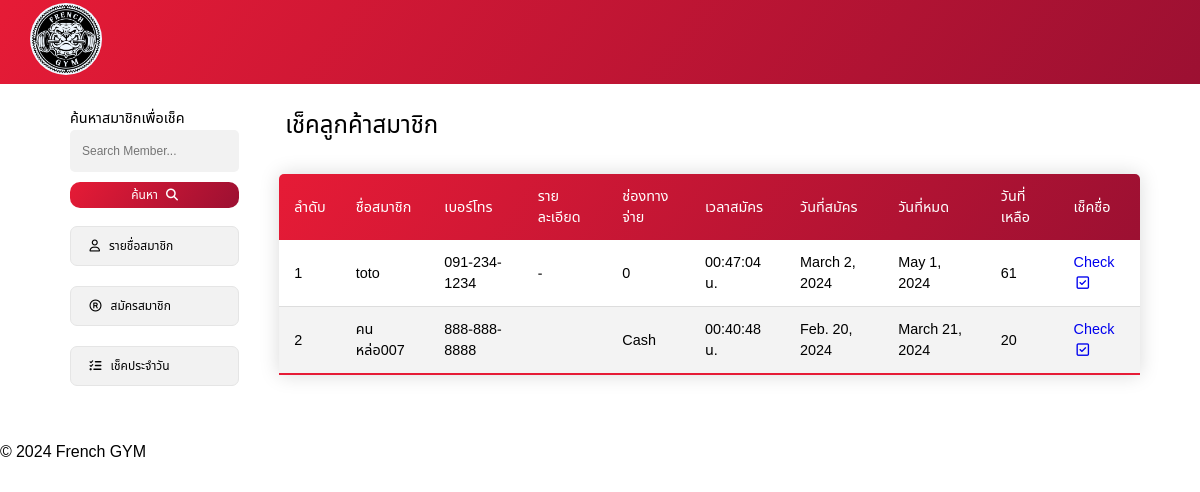
The page /check_member/ on the database as committed earlier.
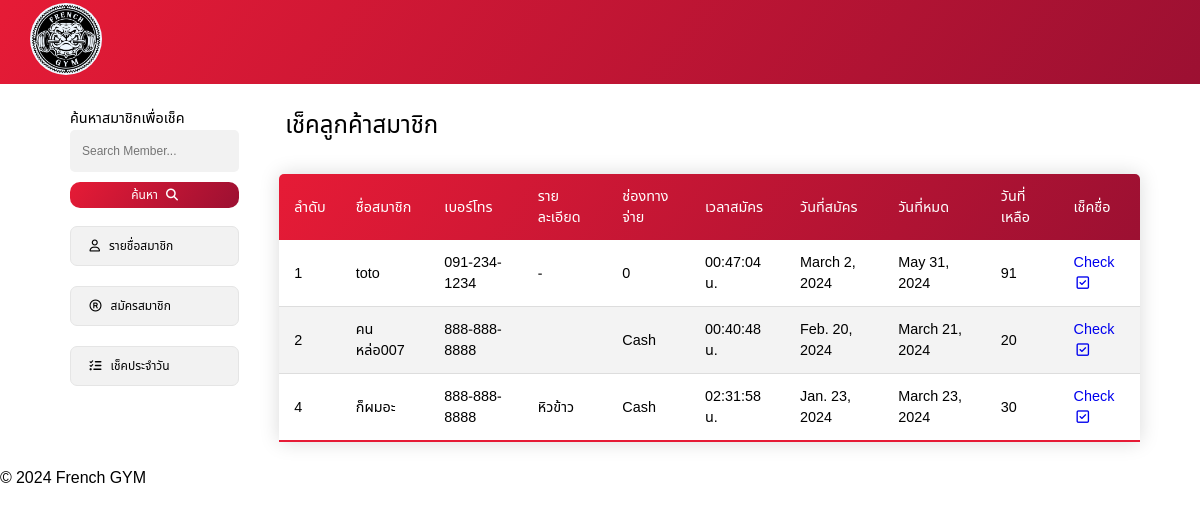
The same page on the database as committed later.
### membership/models.py (models this page shows, shortened)
class Register(models.Model):
    reg_id = models.AutoField(primary_key=True)
    name = models.CharField(max_length=100)
    tel = models.CharField(max_length=20)
    des = models.TextField()
    pay = models.CharField(max_length=20)
    current_time = models.CharField(max_length=20)
    start_date = models.DateField()
    end_date = models.DateField()
    remain_day = models.IntegerField()

### membership/views.py (the view)
# urls.py: path('check_member/', check_member),
def check_member(req):
    obj = Register.objects.all()
    return render(req, 'check_member.html', { 'Register': obj })

### membership/templates/check_member.html (shortened to what this page needs)
{% load static %}
<!DOCTYPE html>
<html lang="en">
<head>
    <link rel="stylesheet" href="{% static 'css/style.css' %}">
    <link rel="stylesheet" href="https://cdnjs.cloudflare.com/ajax/libs/font-awesome/6.5.1/css/all.min.css" />
</head>
<body>
    <nav>
        <div class="logo">
            <a href="">
                <img src="{% static 'images/logo.png'%}" alt="">
            </a>
        </div>
    </nav>
    <div class="container">
        <div class="sidebar">
            <form action="/search_results_member/" method="GET">
                <div class="box-search">
                    <label class="title-search" for="search">ค้นหาสมาชิกเพื่อเช็ค</label>
                    <input type="text" class="member-search" name="q" placeholder="Search Member..." required>
                    <button type="submit" class="button-search">ค้นหา
                        <i class="fas fa-magnifying-glass" style="margin-left: 5px;"></i>
                    </button>
                </div>
            </form>
            <a href="/" class="sidebar-menus">
                <i class="fa-regular fa-user"></i>
                รายชื่อสมาชิก
            </a>
            <a href="/form/" class="sidebar-menus">
                <i class="fa-regular fa-registered"></i>
                สมัครสมาชิก
            </a>
            <a href="/check/" class="sidebar-menus">
                <i class="fas fa-list-check"></i>
                เช็คประจำวัน
            </a>
        </div>
        <div class="main-content">
            <div class="title-head">
                <h1 class="text-head">เช็คลูกค้าสมาชิก</h1>
            </div>
            <table class="table">
                <thead>
                    <tr>
                        <th>ลำดับ</th>
                        <th>ชื่อสมาชิก</th>
                        <th>เบอร์โทร</th>
                        <th>รายละเอียด</th>
                        <th>ช่องทางจ่าย</th>
                        <th>เวลาสมัคร</th>
                        <th>วันที่สมัคร</th>
                        <th>วันที่หมด</th>
                        <th>วันที่เหลือ</th>
                        <th>เช็คชื่อ</th>
                    </tr>
                </thead>
                <tbody>
                    {% for i in Register %}
                    <tr>
                        <td>{{ i.reg_id }}</td>
                        <td>{{ i.name }}</td>
                        <td>{{ i.tel }}</td>
                        <td>{{ i.des }}</td>
                        <td>{{ i.pay }}</td>
                        <td>{{ i.current_time }} น.</td>
                        <td>{{ i.start_date }}</td>
                        <td>{{ i.end_date }}</td>
                        <td>{{ i.remain_day }}</td>
                        <td><a href="{% url 'check_in' i.reg_id %}" class="button-edit">Check
                            <i class="fa-regular fa-square-check"></i></a></td>
                    </tr>
                    {% endfor %}
                </tbody>
            </table>
        </div>
    </div>
    <br>
    <footer>
        <p>© 2024 French GYM</p>
    </footer>
</body>
</html>
</body>
</html>

Rows that differ between the two databases and show on the page:
changed Register "toto": end_date "May 1, 2024" → "May 31, 2024"; remain_day "61" → "91"
added Register: reg_id "4", name "ก็ผมอะ", tel "888-888-8888", des "หิวข้าว", pay "Cash", current_time "02:31:58", start_date "Jan. 23, 2024", end_date "March 23, 2024", remain_day "30"
